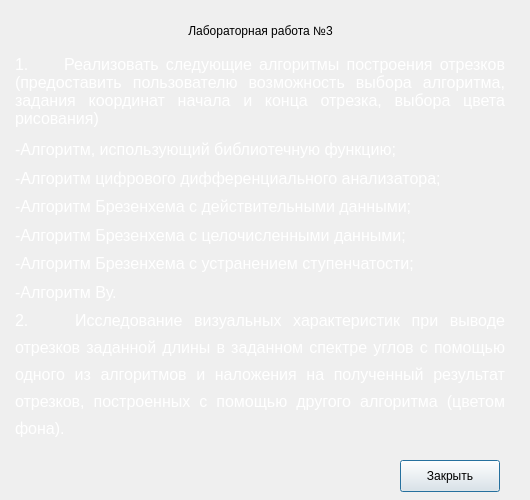
<?xml version="1.0" encoding="UTF-8"?>
<ui version="4.0">
 <class>TaskPopUp</class>
 <widget class="QDialog" name="TaskPopUp">
  <property name="geometry">
   <rect>
    <x>0</x>
    <y>0</y>
    <width>530</width>
    <height>500</height>
   </rect>
  </property>
  <property name="sizePolicy">
   <sizepolicy hsizetype="Fixed" vsizetype="Fixed">
    <horstretch>0</horstretch>
    <verstretch>0</verstretch>
   </sizepolicy>
  </property>
  <property name="minimumSize">
   <size>
    <width>530</width>
    <height>500</height>
   </size>
  </property>
  <property name="maximumSize">
   <size>
    <width>530</width>
    <height>500</height>
   </size>
  </property>
  <property name="windowTitle">
   <string>Задание</string>
  </property>
  <widget class="QPushButton" name="closeTaskButton">
   <property name="geometry">
    <rect>
     <x>400</x>
     <y>460</y>
     <width>100</width>
     <height>32</height>
    </rect>
   </property>
   <property name="text">
    <string>Закрыть</string>
   </property>
  </widget>
  <widget class="QTextEdit" name="taskTextBox">
   <property name="geometry">
    <rect>
     <x>10</x>
     <y>50</y>
     <width>500</width>
     <height>401</height>
    </rect>
   </property>
   <property name="palette">
    <palette>
     <active>
      <colorrole role="WindowText">
       <brush brushstyle="SolidPattern">
        <color alpha="255">
         <red>255</red>
         <green>255</green>
         <blue>255</blue>
        </color>
       </brush>
      </colorrole>
      <colorrole role="Button">
       <brush brushstyle="SolidPattern">
        <color alpha="0">
         <red>50</red>
         <green>50</green>
         <blue>50</blue>
        </color>
       </brush>
      </colorrole>
      <colorrole role="Light">
       <brush brushstyle="SolidPattern">
        <color alpha="0">
         <red>75</red>
         <green>75</green>
         <blue>75</blue>
        </color>
       </brush>
      </colorrole>
      <colorrole role="Midlight">
       <brush brushstyle="SolidPattern">
        <color alpha="0">
         <red>62</red>
         <green>62</green>
         <blue>62</blue>
        </color>
       </brush>
      </colorrole>
      <colorrole role="Dark">
       <brush brushstyle="SolidPattern">
        <color alpha="0">
         <red>25</red>
         <green>25</green>
         <blue>25</blue>
        </color>
       </brush>
      </colorrole>
      <colorrole role="Mid">
       <brush brushstyle="SolidPattern">
        <color alpha="0">
         <red>33</red>
         <green>33</green>
         <blue>33</blue>
        </color>
       </brush>
      </colorrole>
      <colorrole role="Text">
       <brush brushstyle="SolidPattern">
        <color alpha="255">
         <red>255</red>
         <green>255</green>
         <blue>255</blue>
        </color>
       </brush>
      </colorrole>
      <colorrole role="BrightText">
       <brush brushstyle="SolidPattern">
        <color alpha="255">
         <red>255</red>
         <green>255</green>
         <blue>255</blue>
        </color>
       </brush>
      </colorrole>
      <colorrole role="ButtonText">
       <brush brushstyle="SolidPattern">
        <color alpha="255">
         <red>255</red>
         <green>255</green>
         <blue>255</blue>
        </color>
       </brush>
      </colorrole>
      <colorrole role="Base">
       <brush brushstyle="SolidPattern">
        <color alpha="0">
         <red>0</red>
         <green>0</green>
         <blue>0</blue>
        </color>
       </brush>
      </colorrole>
      <colorrole role="Window">
       <brush brushstyle="SolidPattern">
        <color alpha="0">
         <red>50</red>
         <green>50</green>
         <blue>50</blue>
        </color>
       </brush>
      </colorrole>
      <colorrole role="Shadow">
       <brush brushstyle="SolidPattern">
        <color alpha="0">
         <red>0</red>
         <green>0</green>
         <blue>0</blue>
        </color>
       </brush>
      </colorrole>
      <colorrole role="AlternateBase">
       <brush brushstyle="SolidPattern">
        <color alpha="127">
         <red>25</red>
         <green>25</green>
         <blue>25</blue>
        </color>
       </brush>
      </colorrole>
      <colorrole role="ToolTipBase">
       <brush brushstyle="SolidPattern">
        <color alpha="255">
         <red>255</red>
         <green>255</green>
         <blue>220</blue>
        </color>
       </brush>
      </colorrole>
      <colorrole role="ToolTipText">
       <brush brushstyle="SolidPattern">
        <color alpha="255">
         <red>0</red>
         <green>0</green>
         <blue>0</blue>
        </color>
       </brush>
      </colorrole>
      <colorrole role="PlaceholderText">
       <brush brushstyle="SolidPattern">
        <color alpha="127">
         <red>255</red>
         <green>255</green>
         <blue>255</blue>
        </color>
       </brush>
      </colorrole>
      <colorrole role="Accent">
       <brush brushstyle="SolidPattern">
        <color alpha="255">
         <red>0</red>
         <green>0</green>
         <blue>0</blue>
        </color>
       </brush>
      </colorrole>
     </active>
     <inactive>
      <colorrole role="WindowText">
       <brush brushstyle="SolidPattern">
        <color alpha="255">
         <red>255</red>
         <green>255</green>
         <blue>255</blue>
        </color>
       </brush>
      </colorrole>
      <colorrole role="Button">
       <brush brushstyle="SolidPattern">
        <color alpha="0">
         <red>50</red>
         <green>50</green>
         <blue>50</blue>
        </color>
       </brush>
      </colorrole>
      <colorrole role="Light">
       <brush brushstyle="SolidPattern">
        <color alpha="0">
         <red>75</red>
         <green>75</green>
         <blue>75</blue>
        </color>
       </brush>
      </colorrole>
      <colorrole role="Midlight">
       <brush brushstyle="SolidPattern">
        <color alpha="0">
         <red>62</red>
         <green>62</green>
         <blue>62</blue>
        </color>
       </brush>
      </colorrole>
      <colorrole role="Dark">
       <brush brushstyle="SolidPattern">
        <color alpha="0">
         <red>25</red>
         <green>25</green>
         <blue>25</blue>
        </color>
       </brush>
      </colorrole>
      <colorrole role="Mid">
       <brush brushstyle="SolidPattern">
        <color alpha="0">
         <red>33</red>
         <green>33</green>
         <blue>33</blue>
        </color>
       </brush>
      </colorrole>
      <colorrole role="Text">
       <brush brushstyle="SolidPattern">
        <color alpha="255">
         <red>255</red>
         <green>255</green>
         <blue>255</blue>
        </color>
       </brush>
      </colorrole>
      <colorrole role="BrightText">
       <brush brushstyle="SolidPattern">
        <color alpha="255">
         <red>255</red>
         <green>255</green>
         <blue>255</blue>
        </color>
       </brush>
      </colorrole>
      <colorrole role="ButtonText">
       <brush brushstyle="SolidPattern">
        <color alpha="255">
         <red>255</red>
         <green>255</green>
         <blue>255</blue>
        </color>
       </brush>
      </colorrole>
      <colorrole role="Base">
       <brush brushstyle="SolidPattern">
        <color alpha="0">
         <red>0</red>
         <green>0</green>
         <blue>0</blue>
        </color>
       </brush>
      </colorrole>
      <colorrole role="Window">
       <brush brushstyle="SolidPattern">
        <color alpha="0">
         <red>50</red>
         <green>50</green>
         <blue>50</blue>
        </color>
       </brush>
      </colorrole>
      <colorrole role="Shadow">
       <brush brushstyle="SolidPattern">
        <color alpha="0">
         <red>0</red>
         <green>0</green>
         <blue>0</blue>
        </color>
       </brush>
      </colorrole>
      <colorrole role="AlternateBase">
       <brush brushstyle="SolidPattern">
        <color alpha="127">
         <red>25</red>
         <green>25</green>
         <blue>25</blue>
        </color>
       </brush>
      </colorrole>
      <colorrole role="ToolTipBase">
       <brush brushstyle="SolidPattern">
        <color alpha="255">
         <red>255</red>
         <green>255</green>
         <blue>220</blue>
        </color>
       </brush>
      </colorrole>
      <colorrole role="ToolTipText">
       <brush brushstyle="SolidPattern">
        <color alpha="255">
         <red>0</red>
         <green>0</green>
         <blue>0</blue>
        </color>
       </brush>
      </colorrole>
      <colorrole role="PlaceholderText">
       <brush brushstyle="SolidPattern">
        <color alpha="127">
         <red>255</red>
         <green>255</green>
         <blue>255</blue>
        </color>
       </brush>
      </colorrole>
      <colorrole role="Accent">
       <brush brushstyle="SolidPattern">
        <color alpha="255">
         <red>0</red>
         <green>0</green>
         <blue>0</blue>
        </color>
       </brush>
      </colorrole>
     </inactive>
     <disabled>
      <colorrole role="WindowText">
       <brush brushstyle="SolidPattern">
        <color alpha="0">
         <red>25</red>
         <green>25</green>
         <blue>25</blue>
        </color>
       </brush>
      </colorrole>
      <colorrole role="Button">
       <brush brushstyle="SolidPattern">
        <color alpha="0">
         <red>50</red>
         <green>50</green>
         <blue>50</blue>
        </color>
       </brush>
      </colorrole>
      <colorrole role="Light">
       <brush brushstyle="SolidPattern">
        <color alpha="0">
         <red>75</red>
         <green>75</green>
         <blue>75</blue>
        </color>
       </brush>
      </colorrole>
      <colorrole role="Midlight">
       <brush brushstyle="SolidPattern">
        <color alpha="0">
         <red>62</red>
         <green>62</green>
         <blue>62</blue>
        </color>
       </brush>
      </colorrole>
      <colorrole role="Dark">
       <brush brushstyle="SolidPattern">
        <color alpha="0">
         <red>25</red>
         <green>25</green>
         <blue>25</blue>
        </color>
       </brush>
      </colorrole>
      <colorrole role="Mid">
       <brush brushstyle="SolidPattern">
        <color alpha="0">
         <red>33</red>
         <green>33</green>
         <blue>33</blue>
        </color>
       </brush>
      </colorrole>
      <colorrole role="Text">
       <brush brushstyle="SolidPattern">
        <color alpha="0">
         <red>25</red>
         <green>25</green>
         <blue>25</blue>
        </color>
       </brush>
      </colorrole>
      <colorrole role="BrightText">
       <brush brushstyle="SolidPattern">
        <color alpha="255">
         <red>255</red>
         <green>255</green>
         <blue>255</blue>
        </color>
       </brush>
      </colorrole>
      <colorrole role="ButtonText">
       <brush brushstyle="SolidPattern">
        <color alpha="0">
         <red>25</red>
         <green>25</green>
         <blue>25</blue>
        </color>
       </brush>
      </colorrole>
      <colorrole role="Base">
       <brush brushstyle="SolidPattern">
        <color alpha="0">
         <red>50</red>
         <green>50</green>
         <blue>50</blue>
        </color>
       </brush>
      </colorrole>
      <colorrole role="Window">
       <brush brushstyle="SolidPattern">
        <color alpha="0">
         <red>50</red>
         <green>50</green>
         <blue>50</blue>
        </color>
       </brush>
      </colorrole>
      <colorrole role="Shadow">
       <brush brushstyle="SolidPattern">
        <color alpha="0">
         <red>0</red>
         <green>0</green>
         <blue>0</blue>
        </color>
       </brush>
      </colorrole>
      <colorrole role="AlternateBase">
       <brush brushstyle="SolidPattern">
        <color alpha="0">
         <red>50</red>
         <green>50</green>
         <blue>50</blue>
        </color>
       </brush>
      </colorrole>
      <colorrole role="ToolTipBase">
       <brush brushstyle="SolidPattern">
        <color alpha="255">
         <red>255</red>
         <green>255</green>
         <blue>220</blue>
        </color>
       </brush>
      </colorrole>
      <colorrole role="ToolTipText">
       <brush brushstyle="SolidPattern">
        <color alpha="255">
         <red>0</red>
         <green>0</green>
         <blue>0</blue>
        </color>
       </brush>
      </colorrole>
      <colorrole role="PlaceholderText">
       <brush brushstyle="SolidPattern">
        <color alpha="0">
         <red>25</red>
         <green>25</green>
         <blue>25</blue>
        </color>
       </brush>
      </colorrole>
      <colorrole role="Accent">
       <brush brushstyle="SolidPattern">
        <color alpha="0">
         <red>35</red>
         <green>35</green>
         <blue>35</blue>
        </color>
       </brush>
      </colorrole>
     </disabled>
    </palette>
   </property>
   <property name="autoFillBackground">
    <bool>false</bool>
   </property>
   <property name="frameShape">
    <enum>QFrame::StyledPanel</enum>
   </property>
   <property name="verticalScrollBarPolicy">
    <enum>Qt::ScrollBarAlwaysOff</enum>
   </property>
   <property name="horizontalScrollBarPolicy">
    <enum>Qt::ScrollBarAlwaysOff</enum>
   </property>
   <property name="readOnly">
    <bool>true</bool>
   </property>
   <property name="html">
    <string>&lt;!DOCTYPE HTML PUBLIC &quot;-//W3C//DTD HTML 4.0//EN&quot; &quot;http://www.w3.org/TR/REC-html40/strict.dtd&quot;&gt;
&lt;html&gt;&lt;head&gt;&lt;meta name=&quot;qrichtext&quot; content=&quot;1&quot; /&gt;&lt;meta charset=&quot;utf-8&quot; /&gt;&lt;style type=&quot;text/css&quot;&gt;
p, li { white-space: pre-wrap; }
hr { height: 1px; border-width: 0; }
li.unchecked::marker { content: &quot;\2610&quot;; }
li.checked::marker { content: &quot;\2612&quot;; }
&lt;/style&gt;&lt;/head&gt;&lt;body style=&quot; font-family:'.AppleSystemUIFont'; font-size:13pt; font-weight:400; font-style:normal;&quot;&gt;
&lt;p align=&quot;justify&quot; style=&quot; margin-top:12px; margin-bottom:12px; margin-left:0px; margin-right:0px; -qt-block-indent:0; text-indent:0px;&quot;&gt;&lt;span style=&quot; font-size:12pt;&quot;&gt;1.&lt;/span&gt;&lt;span style=&quot; font-family:'Times New Roman'; font-size:12pt;&quot;&gt;     &lt;/span&gt;&lt;span style=&quot; font-size:12pt;&quot;&gt;Реализовать следующие алгоритмы построения отрезков (предоставить пользователю возможность выбора алгоритма, задания координат начала и конца отрезка, выбора цвета рисования) &lt;/span&gt;&lt;/p&gt;
&lt;p align=&quot;justify&quot; style=&quot; margin-top:0px; margin-bottom:0px; margin-left:0px; margin-right:0px; -qt-block-indent:0; text-indent:0px; line-height:150%;&quot;&gt;&lt;span style=&quot; font-size:12pt;&quot;&gt;-Алгоритм, использующий библиотечную функцию; &lt;/span&gt;&lt;/p&gt;
&lt;p align=&quot;justify&quot; style=&quot; margin-top:0px; margin-bottom:0px; margin-left:0px; margin-right:0px; -qt-block-indent:0; text-indent:0px; line-height:150%;&quot;&gt;&lt;span style=&quot; font-size:12pt;&quot;&gt;-Алгоритм цифрового дифференциального анализатора; &lt;/span&gt;&lt;/p&gt;
&lt;p align=&quot;justify&quot; style=&quot; margin-top:0px; margin-bottom:0px; margin-left:0px; margin-right:0px; -qt-block-indent:0; text-indent:0px; line-height:150%;&quot;&gt;&lt;span style=&quot; font-size:12pt;&quot;&gt;-Алгоритм Брезенхема с действительными данными; &lt;/span&gt;&lt;/p&gt;
&lt;p align=&quot;justify&quot; style=&quot; margin-top:0px; margin-bottom:0px; margin-left:0px; margin-right:0px; -qt-block-indent:0; text-indent:0px; line-height:150%;&quot;&gt;&lt;span style=&quot; font-size:12pt;&quot;&gt;-Алгоритм Брезенхема с целочисленными данными; &lt;/span&gt;&lt;/p&gt;
&lt;p align=&quot;justify&quot; style=&quot; margin-top:0px; margin-bottom:0px; margin-left:0px; margin-right:0px; -qt-block-indent:0; text-indent:0px; line-height:150%;&quot;&gt;&lt;span style=&quot; font-size:12pt;&quot;&gt;-Алгоритм Брезенхема с устранением ступенчатости; &lt;/span&gt;&lt;/p&gt;
&lt;p align=&quot;justify&quot; style=&quot; margin-top:0px; margin-bottom:0px; margin-left:0px; margin-right:0px; -qt-block-indent:0; text-indent:0px; line-height:150%;&quot;&gt;&lt;span style=&quot; font-size:12pt;&quot;&gt;-Алгоритм Ву. &lt;/span&gt;&lt;/p&gt;
&lt;p align=&quot;justify&quot; style=&quot; margin-top:0px; margin-bottom:0px; margin-left:0px; margin-right:0px; -qt-block-indent:0; text-indent:0px; line-height:150%;&quot;&gt;&lt;span style=&quot; font-size:12pt;&quot;&gt;2.&lt;/span&gt;&lt;span style=&quot; font-family:'Times New Roman'; font-size:12pt;&quot;&gt;    &lt;/span&gt;&lt;span style=&quot; font-size:12pt;&quot;&gt;Исследование визуальных характеристик при выводе отрезков заданной длины в заданном спектре углов с помощью одного из алгоритмов и наложения на полученный результат отрезков, построенных с помощью другого алгоритма (цветом фона). &lt;/span&gt;&lt;/p&gt;
&lt;p align=&quot;justify&quot; style=&quot; margin-top:0px; margin-bottom:0px; margin-left:0px; margin-right:0px; -qt-block-indent:0; text-indent:0px; line-height:150%;&quot;&gt;&lt;span style=&quot; font-size:12pt;&quot;&gt;3.&lt;/span&gt;&lt;span style=&quot; font-family:'Times New Roman'; font-size:12pt;&quot;&gt;    &lt;/span&gt;&lt;span style=&quot; font-size:12pt;&quot;&gt;Исследование временных характеристик алгоритмов (результат вывести в виде гистограммы). &lt;/span&gt;&lt;/p&gt;
&lt;p align=&quot;justify&quot; style=&quot; margin-top:0px; margin-bottom:0px; margin-left:0px; margin-right:0px; -qt-block-indent:0; text-indent:0px; line-height:150%;&quot;&gt;&lt;span style=&quot; font-size:12pt;&quot;&gt;4.&lt;/span&gt;&lt;span style=&quot; font-family:'Times New Roman'; font-size:12pt;&quot;&gt;    &lt;/span&gt;&lt;span style=&quot; font-size:12pt;&quot;&gt;Исследование ступенчатости отрезков. (результат визуализировать в виде графика зависимости длины ступеньки или количества ступенек в зависимости от угла наклона отрезка, вывести для справки длину отрезка). &lt;/span&gt;&lt;/p&gt;&lt;/body&gt;&lt;/html&gt;</string>
   </property>
   <property name="placeholderText">
    <string/>
   </property>
  </widget>
  <widget class="QLabel" name="labInfoLabel">
   <property name="geometry">
    <rect>
     <x>10</x>
     <y>10</y>
     <width>501</width>
     <height>41</height>
    </rect>
   </property>
   <property name="text">
    <string>Лабораторная работа №3</string>
   </property>
   <property name="alignment">
    <set>Qt::AlignCenter</set>
   </property>
  </widget>
 </widget>
 <resources/>
 <connections/>
</ui>
